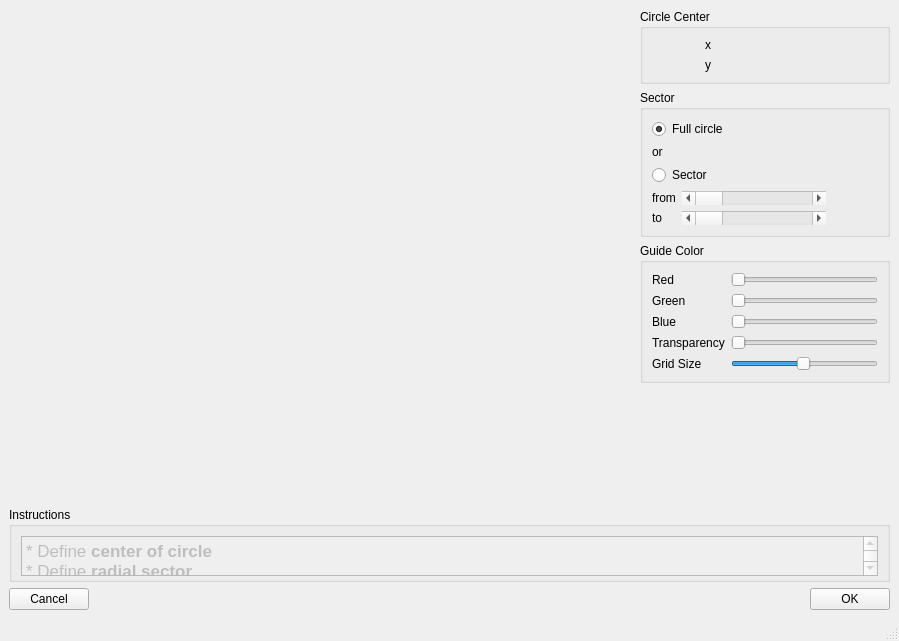
<?xml version="1.0" encoding="UTF-8"?>
<ui version="4.0">
 <class>MainWindow</class>
 <widget class="QMainWindow" name="MainWindow">
  <property name="geometry">
   <rect>
    <x>0</x>
    <y>0</y>
    <width>899</width>
    <height>641</height>
   </rect>
  </property>
  <property name="windowTitle">
   <string>MainWindow</string>
  </property>
  <widget class="QWidget" name="centralwidget">
   <layout class="QVBoxLayout" name="verticalLayout_4">
    <item>
     <layout class="QHBoxLayout" name="horizontalLayout_2">
      <item>
       <widget class="QWidget" name="widget" native="true">
        <property name="sizePolicy">
         <sizepolicy hsizetype="Expanding" vsizetype="Expanding">
          <horstretch>0</horstretch>
          <verstretch>0</verstretch>
         </sizepolicy>
        </property>
       </widget>
      </item>
      <item>
       <layout class="QVBoxLayout" name="verticalLayout_3">
        <item>
         <widget class="QGroupBox" name="groupBox_2">
          <property name="sizePolicy">
           <sizepolicy hsizetype="MinimumExpanding" vsizetype="Preferred">
            <horstretch>0</horstretch>
            <verstretch>0</verstretch>
           </sizepolicy>
          </property>
          <property name="maximumSize">
           <size>
            <width>250</width>
            <height>16777215</height>
           </size>
          </property>
          <property name="title">
           <string>Circle Center</string>
          </property>
          <layout class="QGridLayout" name="gridLayout">
           <item row="0" column="0">
            <widget class="QLabel" name="label">
             <property name="maximumSize">
              <size>
               <width>10</width>
               <height>16777215</height>
              </size>
             </property>
             <property name="text">
              <string>x</string>
             </property>
            </widget>
           </item>
           <item row="1" column="0">
            <widget class="QLabel" name="label_2">
             <property name="text">
              <string>y</string>
             </property>
            </widget>
           </item>
           <item row="1" column="1">
            <widget class="QLabel" name="circle_y">
             <property name="minimumSize">
              <size>
               <width>50</width>
               <height>0</height>
              </size>
             </property>
             <property name="maximumSize">
              <size>
               <width>50</width>
               <height>16777215</height>
              </size>
             </property>
             <property name="text">
              <string/>
             </property>
            </widget>
           </item>
           <item row="0" column="1">
            <widget class="QLabel" name="circle_x">
             <property name="minimumSize">
              <size>
               <width>50</width>
               <height>0</height>
              </size>
             </property>
             <property name="maximumSize">
              <size>
               <width>50</width>
               <height>16777215</height>
              </size>
             </property>
             <property name="text">
              <string/>
             </property>
            </widget>
           </item>
          </layout>
         </widget>
        </item>
        <item>
         <widget class="QGroupBox" name="groupBox_3">
          <property name="sizePolicy">
           <sizepolicy hsizetype="MinimumExpanding" vsizetype="MinimumExpanding">
            <horstretch>0</horstretch>
            <verstretch>0</verstretch>
           </sizepolicy>
          </property>
          <property name="maximumSize">
           <size>
            <width>250</width>
            <height>16777215</height>
           </size>
          </property>
          <property name="title">
           <string>Sector</string>
          </property>
          <layout class="QVBoxLayout" name="verticalLayout_2">
           <item>
            <widget class="QRadioButton" name="sector_full_circle">
             <property name="text">
              <string>Full circle</string>
             </property>
             <property name="checked">
              <bool>true</bool>
             </property>
            </widget>
           </item>
           <item>
            <widget class="QLabel" name="label_3">
             <property name="text">
              <string>or</string>
             </property>
            </widget>
           </item>
           <item>
            <widget class="QRadioButton" name="sector_sector">
             <property name="text">
              <string>Sector</string>
             </property>
            </widget>
           </item>
           <item>
            <layout class="QGridLayout" name="gridLayout_2">
             <item row="0" column="2">
              <widget class="QLabel" name="sector_from_value">
               <property name="minimumSize">
                <size>
                 <width>30</width>
                 <height>0</height>
                </size>
               </property>
               <property name="maximumSize">
                <size>
                 <width>30</width>
                 <height>16777215</height>
                </size>
               </property>
               <property name="text">
                <string/>
               </property>
               <property name="alignment">
                <set>Qt::AlignRight|Qt::AlignTrailing|Qt::AlignVCenter</set>
               </property>
              </widget>
             </item>
             <item row="1" column="0">
              <widget class="QLabel" name="sector_to_label">
               <property name="text">
                <string>to</string>
               </property>
              </widget>
             </item>
             <item row="0" column="0">
              <widget class="QLabel" name="sector_from_label">
               <property name="text">
                <string>from</string>
               </property>
              </widget>
             </item>
             <item row="0" column="1">
              <widget class="QScrollBar" name="from_angle_slider">
               <property name="sizePolicy">
                <sizepolicy hsizetype="Expanding" vsizetype="Fixed">
                 <horstretch>0</horstretch>
                 <verstretch>0</verstretch>
                </sizepolicy>
               </property>
               <property name="maximum">
                <number>360</number>
               </property>
               <property name="orientation">
                <enum>Qt::Horizontal</enum>
               </property>
              </widget>
             </item>
             <item row="1" column="2">
              <widget class="QLabel" name="sector_to_value">
               <property name="text">
                <string/>
               </property>
               <property name="alignment">
                <set>Qt::AlignRight|Qt::AlignTrailing|Qt::AlignVCenter</set>
               </property>
              </widget>
             </item>
             <item row="1" column="1">
              <widget class="QScrollBar" name="to_angle_slider">
               <property name="maximum">
                <number>360</number>
               </property>
               <property name="orientation">
                <enum>Qt::Horizontal</enum>
               </property>
              </widget>
             </item>
             <item row="0" column="3">
              <widget class="QLabel" name="sector_from_units">
               <property name="minimumSize">
                <size>
                 <width>10</width>
                 <height>0</height>
                </size>
               </property>
               <property name="maximumSize">
                <size>
                 <width>10</width>
                 <height>16777215</height>
                </size>
               </property>
               <property name="text">
                <string/>
               </property>
              </widget>
             </item>
             <item row="1" column="3">
              <widget class="QLabel" name="sector_to_units">
               <property name="text">
                <string/>
               </property>
              </widget>
             </item>
            </layout>
           </item>
          </layout>
         </widget>
        </item>
        <item>
         <widget class="QGroupBox" name="groupBox_4">
          <property name="maximumSize">
           <size>
            <width>250</width>
            <height>16777215</height>
           </size>
          </property>
          <property name="title">
           <string>Guide Color</string>
          </property>
          <layout class="QGridLayout" name="gridLayout_3">
           <item row="0" column="1">
            <widget class="QSlider" name="guide_red_slider">
             <property name="maximum">
              <number>255</number>
             </property>
             <property name="orientation">
              <enum>Qt::Horizontal</enum>
             </property>
            </widget>
           </item>
           <item row="1" column="0">
            <widget class="QLabel" name="label_6">
             <property name="text">
              <string>Green</string>
             </property>
            </widget>
           </item>
           <item row="3" column="0">
            <widget class="QLabel" name="label_8">
             <property name="text">
              <string>Transparency</string>
             </property>
            </widget>
           </item>
           <item row="2" column="1">
            <widget class="QSlider" name="guide_blue_slider">
             <property name="maximum">
              <number>255</number>
             </property>
             <property name="orientation">
              <enum>Qt::Horizontal</enum>
             </property>
            </widget>
           </item>
           <item row="1" column="1">
            <widget class="QSlider" name="guide_green_slider">
             <property name="maximum">
              <number>255</number>
             </property>
             <property name="orientation">
              <enum>Qt::Horizontal</enum>
             </property>
            </widget>
           </item>
           <item row="2" column="0">
            <widget class="QLabel" name="label_7">
             <property name="text">
              <string>Blue</string>
             </property>
            </widget>
           </item>
           <item row="0" column="0">
            <widget class="QLabel" name="label_5">
             <property name="text">
              <string>Red</string>
             </property>
            </widget>
           </item>
           <item row="3" column="1">
            <widget class="QSlider" name="guide_alpha_slider">
             <property name="maximum">
              <number>255</number>
             </property>
             <property name="orientation">
              <enum>Qt::Horizontal</enum>
             </property>
            </widget>
           </item>
           <item row="4" column="0">
            <widget class="QLabel" name="label_9">
             <property name="text">
              <string>Grid Size</string>
             </property>
            </widget>
           </item>
           <item row="4" column="1">
            <widget class="QSlider" name="grid_size_slider">
             <property name="minimum">
              <number>1</number>
             </property>
             <property name="maximum">
              <number>100</number>
             </property>
             <property name="value">
              <number>50</number>
             </property>
             <property name="orientation">
              <enum>Qt::Horizontal</enum>
             </property>
            </widget>
           </item>
          </layout>
         </widget>
        </item>
        <item>
         <spacer name="verticalSpacer">
          <property name="orientation">
           <enum>Qt::Vertical</enum>
          </property>
          <property name="sizeHint" stdset="0">
           <size>
            <width>20</width>
            <height>40</height>
           </size>
          </property>
         </spacer>
        </item>
       </layout>
      </item>
     </layout>
    </item>
    <item>
     <widget class="QGroupBox" name="groupBox">
      <property name="sizePolicy">
       <sizepolicy hsizetype="Minimum" vsizetype="Preferred">
        <horstretch>0</horstretch>
        <verstretch>0</verstretch>
       </sizepolicy>
      </property>
      <property name="minimumSize">
       <size>
        <width>0</width>
        <height>60</height>
       </size>
      </property>
      <property name="maximumSize">
       <size>
        <width>16777215</width>
        <height>75</height>
       </size>
      </property>
      <property name="title">
       <string>Instructions</string>
      </property>
      <layout class="QVBoxLayout" name="verticalLayout">
       <item>
        <widget class="QTextBrowser" name="textBrowser">
         <property name="enabled">
          <bool>false</bool>
         </property>
         <property name="sizePolicy">
          <sizepolicy hsizetype="Minimum" vsizetype="Expanding">
           <horstretch>0</horstretch>
           <verstretch>0</verstretch>
          </sizepolicy>
         </property>
         <property name="minimumSize">
          <size>
           <width>0</width>
           <height>40</height>
          </size>
         </property>
         <property name="maximumSize">
          <size>
           <width>16777215</width>
           <height>40</height>
          </size>
         </property>
         <property name="html">
          <string>&lt;!DOCTYPE HTML PUBLIC &quot;-//W3C//DTD HTML 4.0//EN&quot; &quot;http://www.w3.org/TR/REC-html40/strict.dtd&quot;&gt;
&lt;html&gt;&lt;head&gt;&lt;meta name=&quot;qrichtext&quot; content=&quot;1&quot; /&gt;&lt;style type=&quot;text/css&quot;&gt;
p, li { white-space: pre-wrap; }
&lt;/style&gt;&lt;/head&gt;&lt;body style=&quot; font-family:'.SF NS Text'; font-size:13pt; font-weight:400; font-style:normal;&quot;&gt;
&lt;p style=&quot; margin-top:0px; margin-bottom:0px; margin-left:0px; margin-right:0px; -qt-block-indent:0; text-indent:0px;&quot;&gt;* Define &lt;span style=&quot; font-weight:600;&quot;&gt;center of circle&lt;/span&gt;&lt;/p&gt;
&lt;p style=&quot; margin-top:0px; margin-bottom:0px; margin-left:0px; margin-right:0px; -qt-block-indent:0; text-indent:0px;&quot;&gt;* Define &lt;span style=&quot; font-weight:600;&quot;&gt;radial sector&lt;/span&gt;&lt;/p&gt;&lt;/body&gt;&lt;/html&gt;</string>
         </property>
        </widget>
       </item>
      </layout>
     </widget>
    </item>
    <item>
     <layout class="QHBoxLayout" name="horizontalLayout">
      <item>
       <widget class="QPushButton" name="cancel_button">
        <property name="text">
         <string>Cancel</string>
        </property>
       </widget>
      </item>
      <item>
       <spacer name="horizontalSpacer">
        <property name="orientation">
         <enum>Qt::Horizontal</enum>
        </property>
        <property name="sizeHint" stdset="0">
         <size>
          <width>40</width>
          <height>20</height>
         </size>
        </property>
       </spacer>
      </item>
      <item>
       <widget class="QPushButton" name="apply_button">
        <property name="text">
         <string>OK</string>
        </property>
       </widget>
      </item>
     </layout>
    </item>
   </layout>
  </widget>
  <widget class="QMenuBar" name="menubar">
   <property name="geometry">
    <rect>
     <x>0</x>
     <y>0</y>
     <width>899</width>
     <height>22</height>
    </rect>
   </property>
  </widget>
  <widget class="QStatusBar" name="statusbar"/>
 </widget>
 <resources/>
 <connections>
  <connection>
   <sender>cancel_button</sender>
   <signal>clicked()</signal>
   <receiver>MainWindow</receiver>
   <slot>cancel_clicked()</slot>
   <hints>
    <hint type="sourcelabel">
     <x>59</x>
     <y>602</y>
    </hint>
    <hint type="destinationlabel">
     <x>179</x>
     <y>478</y>
    </hint>
   </hints>
  </connection>
  <connection>
   <sender>apply_button</sender>
   <signal>clicked()</signal>
   <receiver>MainWindow</receiver>
   <slot>apply_clicked()</slot>
   <hints>
    <hint type="sourcelabel">
     <x>886</x>
     <y>602</y>
    </hint>
    <hint type="destinationlabel">
     <x>552</x>
     <y>492</y>
    </hint>
   </hints>
  </connection>
  <connection>
   <sender>sector_full_circle</sender>
   <signal>clicked()</signal>
   <receiver>MainWindow</receiver>
   <slot>sector_radio_button_changed()</slot>
   <hints>
    <hint type="sourcelabel">
     <x>531</x>
     <y>151</y>
    </hint>
    <hint type="destinationlabel">
     <x>726</x>
     <y>184</y>
    </hint>
   </hints>
  </connection>
  <connection>
   <sender>sector_sector</sender>
   <signal>clicked()</signal>
   <receiver>MainWindow</receiver>
   <slot>sector_radio_button_changed()</slot>
   <hints>
    <hint type="sourcelabel">
     <x>640</x>
     <y>199</y>
    </hint>
    <hint type="destinationlabel">
     <x>708</x>
     <y>243</y>
    </hint>
   </hints>
  </connection>
  <connection>
   <sender>guide_red_slider</sender>
   <signal>sliderMoved(int)</signal>
   <receiver>MainWindow</receiver>
   <slot>guide_color_changed()</slot>
   <hints>
    <hint type="sourcelabel">
     <x>599</x>
     <y>307</y>
    </hint>
    <hint type="destinationlabel">
     <x>449</x>
     <y>320</y>
    </hint>
   </hints>
  </connection>
  <connection>
   <sender>guide_green_slider</sender>
   <signal>sliderMoved(int)</signal>
   <receiver>MainWindow</receiver>
   <slot>guide_color_changed()</slot>
   <hints>
    <hint type="sourcelabel">
     <x>644</x>
     <y>345</y>
    </hint>
    <hint type="destinationlabel">
     <x>449</x>
     <y>320</y>
    </hint>
   </hints>
  </connection>
  <connection>
   <sender>guide_blue_slider</sender>
   <signal>sliderMoved(int)</signal>
   <receiver>MainWindow</receiver>
   <slot>guide_color_changed()</slot>
   <hints>
    <hint type="sourcelabel">
     <x>644</x>
     <y>379</y>
    </hint>
    <hint type="destinationlabel">
     <x>449</x>
     <y>320</y>
    </hint>
   </hints>
  </connection>
  <connection>
   <sender>guide_alpha_slider</sender>
   <signal>sliderMoved(int)</signal>
   <receiver>MainWindow</receiver>
   <slot>guide_color_changed()</slot>
   <hints>
    <hint type="sourcelabel">
     <x>644</x>
     <y>413</y>
    </hint>
    <hint type="destinationlabel">
     <x>449</x>
     <y>320</y>
    </hint>
   </hints>
  </connection>
  <connection>
   <sender>grid_size_slider</sender>
   <signal>sliderMoved(int)</signal>
   <receiver>MainWindow</receiver>
   <slot>grid_slider_moved()</slot>
   <hints>
    <hint type="sourcelabel">
     <x>612</x>
     <y>450</y>
    </hint>
    <hint type="destinationlabel">
     <x>823</x>
     <y>442</y>
    </hint>
   </hints>
  </connection>
  <connection>
   <sender>grid_size_slider</sender>
   <signal>sliderPressed()</signal>
   <receiver>MainWindow</receiver>
   <slot>grid_slider_pressed()</slot>
   <hints>
    <hint type="sourcelabel">
     <x>593</x>
     <y>445</y>
    </hint>
    <hint type="destinationlabel">
     <x>692</x>
     <y>592</y>
    </hint>
   </hints>
  </connection>
  <connection>
   <sender>from_angle_slider</sender>
   <signal>sliderMoved(int)</signal>
   <receiver>MainWindow</receiver>
   <slot>sector_from_angle_moved()</slot>
   <hints>
    <hint type="sourcelabel">
     <x>552</x>
     <y>219</y>
    </hint>
    <hint type="destinationlabel">
     <x>807</x>
     <y>67</y>
    </hint>
   </hints>
  </connection>
  <connection>
   <sender>to_angle_slider</sender>
   <signal>sliderMoved(int)</signal>
   <receiver>MainWindow</receiver>
   <slot>sector_to_angle_moved()</slot>
   <hints>
    <hint type="sourcelabel">
     <x>532</x>
     <y>247</y>
    </hint>
    <hint type="destinationlabel">
     <x>809</x>
     <y>115</y>
    </hint>
   </hints>
  </connection>
  <connection>
   <sender>from_angle_slider</sender>
   <signal>sliderPressed()</signal>
   <receiver>MainWindow</receiver>
   <slot>sector_from_angle_clicked()</slot>
   <hints>
    <hint type="sourcelabel">
     <x>534</x>
     <y>215</y>
    </hint>
    <hint type="destinationlabel">
     <x>749</x>
     <y>86</y>
    </hint>
   </hints>
  </connection>
  <connection>
   <sender>to_angle_slider</sender>
   <signal>sliderPressed()</signal>
   <receiver>MainWindow</receiver>
   <slot>sector_to_angle_clicked()</slot>
   <hints>
    <hint type="sourcelabel">
     <x>520</x>
     <y>248</y>
    </hint>
    <hint type="destinationlabel">
     <x>748</x>
     <y>139</y>
    </hint>
   </hints>
  </connection>
  <connection>
   <sender>from_angle_slider</sender>
   <signal>sliderReleased()</signal>
   <receiver>MainWindow</receiver>
   <slot>sector_from_angle_clicked()</slot>
   <hints>
    <hint type="sourcelabel">
     <x>581</x>
     <y>212</y>
    </hint>
    <hint type="destinationlabel">
     <x>794</x>
     <y>297</y>
    </hint>
   </hints>
  </connection>
  <connection>
   <sender>to_angle_slider</sender>
   <signal>sliderReleased()</signal>
   <receiver>MainWindow</receiver>
   <slot>sector_to_angle_clicked()</slot>
   <hints>
    <hint type="sourcelabel">
     <x>572</x>
     <y>241</y>
    </hint>
    <hint type="destinationlabel">
     <x>769</x>
     <y>356</y>
    </hint>
   </hints>
  </connection>
 </connections>
 <slots>
  <slot>cancel_clicked()</slot>
  <slot>apply_clicked()</slot>
  <slot>circle_center_changed()</slot>
  <slot>sector_radio_button_changed()</slot>
  <slot>sector_changed()</slot>
  <slot>guide_color_changed()</slot>
  <slot>grid_size_changed()</slot>
  <slot>grid_slider_moved()</slot>
  <slot>grid_slider_pressed()</slot>
  <slot>sector_from_angle_moved()</slot>
  <slot>sector_to_angle_moved()</slot>
  <slot>sector_from_angle_clicked()</slot>
  <slot>sector_to_angle_clicked()</slot>
 </slots>
</ui>
